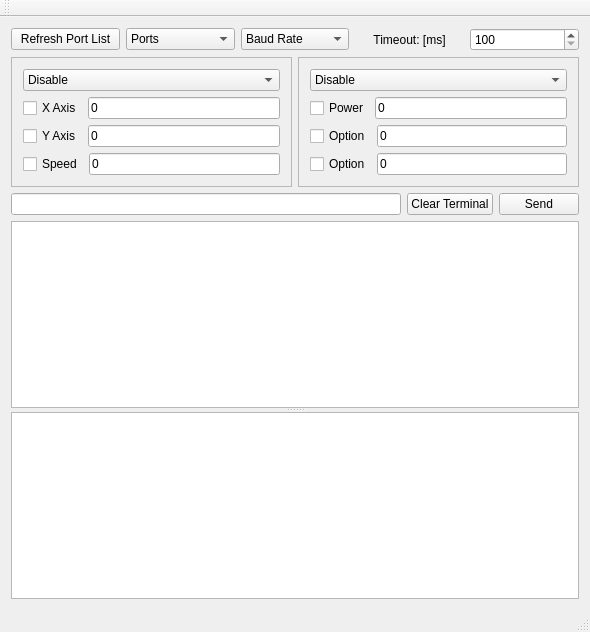
<?xml version="1.0" encoding="UTF-8"?>
<ui version="4.0">
 <class>MainWindow</class>
 <widget class="QMainWindow" name="MainWindow">
  <property name="geometry">
   <rect>
    <x>0</x>
    <y>0</y>
    <width>590</width>
    <height>632</height>
   </rect>
  </property>
  <property name="windowTitle">
   <string>MainWindow</string>
  </property>
  <widget class="QWidget" name="centralWidget">
   <layout class="QVBoxLayout" name="verticalLayout_3">
    <item>
     <layout class="QHBoxLayout" name="horizontalLayout_2">
      <item>
       <widget class="QPushButton" name="RefreshPortList_Button">
        <property name="text">
         <string>Refresh Port List</string>
        </property>
       </widget>
      </item>
      <item>
       <widget class="QComboBox" name="PortList_ComboBox">
        <item>
         <property name="text">
          <string>Ports</string>
         </property>
        </item>
       </widget>
      </item>
      <item>
       <widget class="QComboBox" name="BaudRate_ComboBox">
        <item>
         <property name="text">
          <string>Baud Rate</string>
         </property>
        </item>
       </widget>
      </item>
      <item>
       <widget class="QLabel" name="label">
        <property name="text">
         <string>Timeout: [ms]</string>
        </property>
        <property name="alignment">
         <set>Qt::AlignCenter</set>
        </property>
       </widget>
      </item>
      <item>
       <widget class="QSpinBox" name="TimeOut_spinBox">
        <property name="minimum">
         <number>100</number>
        </property>
        <property name="maximum">
         <number>2000</number>
        </property>
       </widget>
      </item>
     </layout>
    </item>
    <item>
     <layout class="QHBoxLayout" name="horizontalLayout_9">
      <item>
       <widget class="QFrame" name="frame">
        <property name="frameShape">
         <enum>QFrame::StyledPanel</enum>
        </property>
        <property name="frameShadow">
         <enum>QFrame::Raised</enum>
        </property>
        <layout class="QVBoxLayout" name="verticalLayout">
         <item>
          <widget class="QComboBox" name="GalvoTask_ComboBox">
           <item>
            <property name="text">
             <string>Disable</string>
            </property>
           </item>
           <item>
            <property name="text">
             <string>Enable</string>
            </property>
           </item>
           <item>
            <property name="text">
             <string>Absolute Move</string>
            </property>
           </item>
           <item>
            <property name="text">
             <string>Relative Move</string>
            </property>
           </item>
          </widget>
         </item>
         <item>
          <layout class="QHBoxLayout" name="horizontalLayout_7">
           <item>
            <widget class="QCheckBox" name="Xaxis_CheckBox">
             <property name="text">
              <string>X Axis</string>
             </property>
            </widget>
           </item>
           <item>
            <widget class="QLineEdit" name="Xaxis_LineEdit">
             <property name="text">
              <string>0</string>
             </property>
            </widget>
           </item>
          </layout>
         </item>
         <item>
          <layout class="QHBoxLayout" name="horizontalLayout_8">
           <item>
            <widget class="QCheckBox" name="Yaxis_CheckBox">
             <property name="text">
              <string>Y Axis</string>
             </property>
            </widget>
           </item>
           <item>
            <widget class="QLineEdit" name="Yaxis_LineEdit">
             <property name="text">
              <string>0</string>
             </property>
            </widget>
           </item>
          </layout>
         </item>
         <item>
          <layout class="QHBoxLayout" name="horizontalLayout_3">
           <item>
            <widget class="QCheckBox" name="GalvoSpeed_CheckBox">
             <property name="text">
              <string>Speed</string>
             </property>
            </widget>
           </item>
           <item>
            <widget class="QLineEdit" name="GalvoSpeed_LineEdit">
             <property name="text">
              <string>0</string>
             </property>
            </widget>
           </item>
          </layout>
         </item>
        </layout>
       </widget>
      </item>
      <item>
       <widget class="QFrame" name="frame_2">
        <property name="frameShape">
         <enum>QFrame::StyledPanel</enum>
        </property>
        <property name="frameShadow">
         <enum>QFrame::Raised</enum>
        </property>
        <layout class="QVBoxLayout" name="verticalLayout_2">
         <item>
          <widget class="QComboBox" name="LaserTask_ComboBox">
           <item>
            <property name="text">
             <string>Disable</string>
            </property>
           </item>
           <item>
            <property name="text">
             <string>Enable</string>
            </property>
           </item>
           <item>
            <property name="text">
             <string>Option</string>
            </property>
           </item>
          </widget>
         </item>
         <item>
          <layout class="QHBoxLayout" name="horizontalLayout_11">
           <item>
            <widget class="QCheckBox" name="LaserPower_CheckBox">
             <property name="text">
              <string>Power</string>
             </property>
            </widget>
           </item>
           <item>
            <widget class="QLineEdit" name="LaserPower_LineEdit">
             <property name="text">
              <string>0</string>
             </property>
            </widget>
           </item>
          </layout>
         </item>
         <item>
          <layout class="QHBoxLayout" name="horizontalLayout_12">
           <item>
            <widget class="QCheckBox" name="checkBox_7">
             <property name="text">
              <string>Option</string>
             </property>
            </widget>
           </item>
           <item>
            <widget class="QLineEdit" name="lineEdit_7">
             <property name="text">
              <string>0</string>
             </property>
            </widget>
           </item>
          </layout>
         </item>
         <item>
          <layout class="QHBoxLayout" name="horizontalLayout_13">
           <item>
            <widget class="QCheckBox" name="checkBox_8">
             <property name="text">
              <string>Option</string>
             </property>
            </widget>
           </item>
           <item>
            <widget class="QLineEdit" name="lineEdit_8">
             <property name="text">
              <string>0</string>
             </property>
            </widget>
           </item>
          </layout>
         </item>
        </layout>
       </widget>
      </item>
     </layout>
    </item>
    <item>
     <layout class="QHBoxLayout" name="horizontalLayout">
      <item>
       <widget class="QLineEdit" name="CommandInput_LineEdit">
        <property name="text">
         <string/>
        </property>
       </widget>
      </item>
      <item>
       <widget class="QPushButton" name="ClearTerminal_Button">
        <property name="text">
         <string>Clear Terminal</string>
        </property>
       </widget>
      </item>
      <item>
       <widget class="QPushButton" name="SendCommand_Button">
        <property name="text">
         <string>Send</string>
        </property>
       </widget>
      </item>
     </layout>
    </item>
    <item>
     <widget class="QSplitter" name="splitter">
      <property name="orientation">
       <enum>Qt::Vertical</enum>
      </property>
      <widget class="QTextBrowser" name="Reply_textBrowser">
       <property name="html">
        <string>&lt;!DOCTYPE HTML PUBLIC &quot;-//W3C//DTD HTML 4.0//EN&quot; &quot;http://www.w3.org/TR/REC-html40/strict.dtd&quot;&gt;
&lt;html&gt;&lt;head&gt;&lt;meta name=&quot;qrichtext&quot; content=&quot;1&quot; /&gt;&lt;style type=&quot;text/css&quot;&gt;
p, li { white-space: pre-wrap; }
&lt;/style&gt;&lt;/head&gt;&lt;body style=&quot; font-family:'.SF NS Text'; font-size:13pt; font-weight:400; font-style:normal;&quot;&gt;
&lt;p style=&quot;-qt-paragraph-type:empty; margin-top:0px; margin-bottom:0px; margin-left:0px; margin-right:0px; -qt-block-indent:0; text-indent:0px;&quot;&gt;&lt;br /&gt;&lt;/p&gt;&lt;/body&gt;&lt;/html&gt;</string>
       </property>
      </widget>
      <widget class="QTextBrowser" name="Error_textBrowser">
       <property name="html">
        <string>&lt;!DOCTYPE HTML PUBLIC &quot;-//W3C//DTD HTML 4.0//EN&quot; &quot;http://www.w3.org/TR/REC-html40/strict.dtd&quot;&gt;
&lt;html&gt;&lt;head&gt;&lt;meta name=&quot;qrichtext&quot; content=&quot;1&quot; /&gt;&lt;style type=&quot;text/css&quot;&gt;
p, li { white-space: pre-wrap; }
&lt;/style&gt;&lt;/head&gt;&lt;body style=&quot; font-family:'.SF NS Text'; font-size:13pt; font-weight:400; font-style:normal;&quot;&gt;
&lt;p style=&quot;-qt-paragraph-type:empty; margin-top:12px; margin-bottom:12px; margin-left:0px; margin-right:0px; -qt-block-indent:0; text-indent:0px;&quot;&gt;&lt;br /&gt;&lt;/p&gt;&lt;/body&gt;&lt;/html&gt;</string>
       </property>
      </widget>
     </widget>
    </item>
   </layout>
  </widget>
  <widget class="QMenuBar" name="menuBar">
   <property name="geometry">
    <rect>
     <x>0</x>
     <y>0</y>
     <width>590</width>
     <height>22</height>
    </rect>
   </property>
  </widget>
  <widget class="QToolBar" name="mainToolBar">
   <attribute name="toolBarArea">
    <enum>TopToolBarArea</enum>
   </attribute>
   <attribute name="toolBarBreak">
    <bool>false</bool>
   </attribute>
  </widget>
  <widget class="QStatusBar" name="statusBar"/>
 </widget>
 <layoutdefault spacing="6" margin="11"/>
 <tabstops>
  <tabstop>RefreshPortList_Button</tabstop>
  <tabstop>BaudRate_ComboBox</tabstop>
  <tabstop>PortList_ComboBox</tabstop>
  <tabstop>TimeOut_spinBox</tabstop>
  <tabstop>CommandInput_LineEdit</tabstop>
  <tabstop>SendCommand_Button</tabstop>
  <tabstop>Reply_textBrowser</tabstop>
  <tabstop>Error_textBrowser</tabstop>
 </tabstops>
 <resources/>
 <connections/>
</ui>
